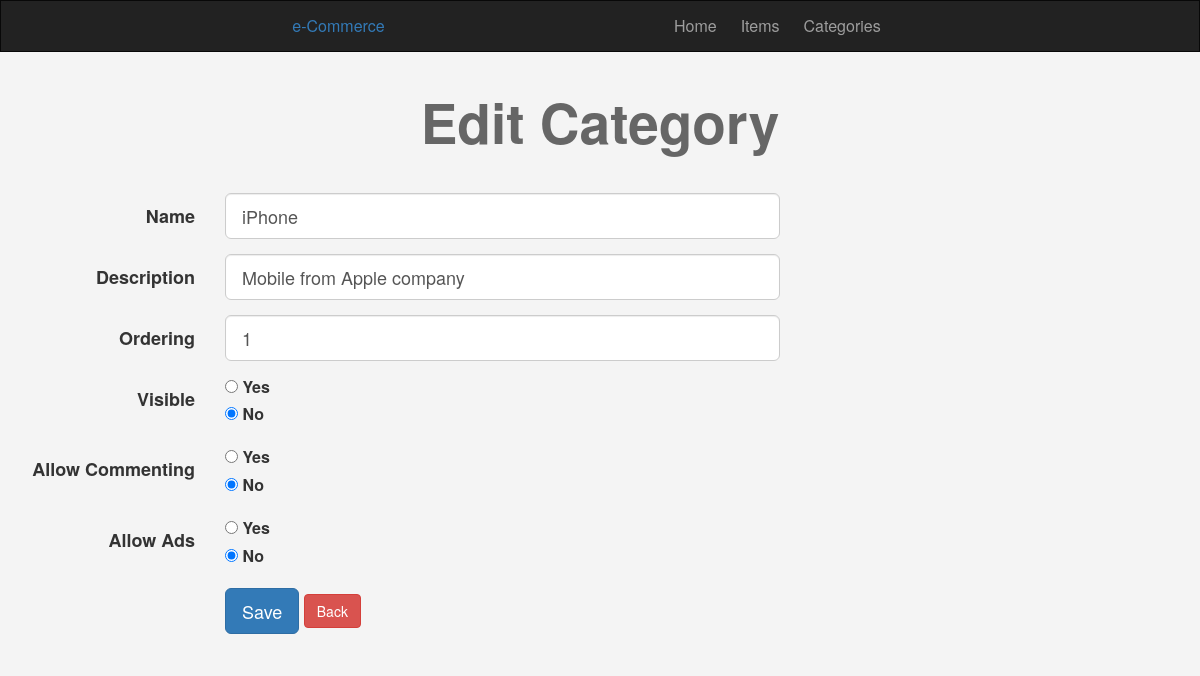
Screenshot of /admin/categories.php?do=Edit&cat_id=14 (signed in) with the database file from the repository.
### tables this page shows
CREATE TABLE `categories` (
  `id` smallint(6) NOT NULL,
  `name` varchar(100) NOT NULL,
  `description` text DEFAULT NULL,
  `ordaring` int(11) DEFAULT NULL,
  `visibility` tinyint(4) NOT NULL DEFAULT 0,
  `allow_comment` tinyint(4) NOT NULL DEFAULT 0,
  `allow_ads` tinyint(4) NOT NULL DEFAULT 0
);

### admin/includes/functions/functions.php (called while the page is built, shortened)
<?php
class Connection
{
    private $dsn = "mysql:host=localhost;dbname=ecommerce";
    private $user = "root";
    private $pass = "";
    private $options = array(
        PDO::MYSQL_ATTR_INIT_COMMAND => "SET NAMES utf8",
    );
    public $conn;
    public function __construct()
    {
        try {
            $this->conn = new PDO($this->dsn, $this->user, $this->pass, $this->options);
            $this->conn->setAttribute(PDO::ATTR_ERRMODE, PDO::ERRMODE_EXCEPTION);
        } catch (PDOException $e) {
            echo "Failed to connect " . $e->getMessage();
        }
    }
    public function fetch_data($filed, $table, $where = NULL, $value = NULL, $order = NULL, $all = NULL)
    {
        if($value == NULL) {
            if($all == NULL) {
                $stmt = $this->conn->prepare("SELECT $filed FROM $table $order");
                $stmt->execute();
                return $stmt->fetch();
            }
            elseif($all == "fetchAll") {
                $stmt = $this->conn->prepare("SELECT $filed FROM $table $order");
                $stmt->execute();
                return $stmt->fetchAll();
            }
        } else{
            if($all == NULL) {
                $stmt = $this->conn->prepare("SELECT $filed FROM $table WHERE $where = ? $order");
                $stmt->execute(array($value));
                return $stmt->fetch();
            }
            elseif($all == "fetchAll") {
                $stmt = $this->conn->prepare("SELECT $filed FROM $table WHERE $where = ? $order");
                $stmt->execute(array($value));
                return $stmt->fetchAll();
            }
        }
    }
}

### admin/categories.php (the view, shortened to what this page needs)
<?php
if(isset($_SESSION['admin'])) {
	include 'init.php';
    $category = new Category();
    $do = isset($_GET['do']) ? $_GET['do'] : 'Manage';
    if ($do == 'Manage') {
		$category = new Category();
		$categories = $category->fetch_data("*", "categories", order: 'ORDER BY ordaring', all: 'fetchAll');
		if(!empty($categories)) {
		?>
			<h1 class="text-center">Manage Categories</h1>
			<div class="container categories">
				<div class="panel panel-default">
					<div class="panel-heading">
						<i class="fa fa-edit"></i> Manage Categories
						<div class="option pull-right">
							<!-- <i class="fa fa-sort"></i> Ordering: [
							<a class="" href="?sort=asc">Asc</a> |
							<a class="" href="?sort=desc">Desc</a> ] -->
							<i class="fa fa-eye"></i> View: [
							<span class="active" data-view="full">Full</span> |
							<span data-view="classic">Classic</span> ]
						</div>
					</div>
					<div class="panel-body">
					<?php
						foreach($categories as $cat) {
					?>
						<div class='cat'>
							<div class='hidden-buttons'>
								<a href='?do=Edit&cat_id=<?= $cat['id'];?>' class='btn btn-xs btn-primary'><i class='fa fa-edit'></i> Edit</a>
								<a href='?do=Delete&cat_id=<?= $cat['id'];?>' class='confirm btn btn-xs btn-danger'><i class='fa fa-close'></i> Delete</a>
							</div>
							<h3><?= $cat['name'];?></h3>
							<div class='full-view'>
								<p><?= $cat['description'];?></p>
								<?= $cat['visibility'] == '0' ? '<span class="visibility cat-span"><i class="fa fa-eye"></i> Hidden</span>' : '';?>
								<?= $cat['allow_comment'] == '0' ? '<span class="commenting cat-span"><i class="fa fa-close"></i> Comment Disabled</span>' : '';?>
								<?= $cat['allow_ads'] == '0' ? '<span class="advertises cat-span"><i class="fa fa-close"></i> Ads Disabled</span>' : '';?>
							</div>
								<!-- <h4 class='child-head'>Child Categories</h4>
								<ul class='list-unstyled child-cats'>
									<li class='child-link'>
										<a href=''></a>
										<a href='' class='show-delete confirm'> Delete</a>
									</li>
								</ul>
		-->
						</div>
						<hr>
						<?php }?>
					</div>
				</div>
				<a class="add-category btn btn-primary" href="?do=Add"><i class="fa fa-plus"></i> Add New Category</a>
			</div>
			<?php
			} else { ?>
					<div class="container">
						<div class="nice-message">There\'s No Categories To Show</div>
						<a href="categories.php?do=Add" class="btn btn-primary">
							<i class="fa fa-plus"></i> New Category
						</a>
					</div>
					<?php }?>
    <?php } elseif ($do == 'Edit') {
        if(isset($_GET['cat_id']) && is_numeric($_GET['cat_id'])) {
            $cat_id = intval($_GET['cat_id']);
            $cat = $category->fetch_data("*", "categories", "id", $cat_id);
            if(!empty($cat)) {
        ?>
       <h1 class="text-center">Edit Category</h1>
				<div class="container">
					<form class="form-horizontal" action="?do=Update&cat_id=<?= $cat['id'];?>" method="POST">
						<div class="form-group form-group-lg">
							<label class="col-sm-2 control-label">Name</label>
							<div class="col-sm-10 col-md-6">
								<input type="text" name="name" class="form-control"  placeholder="Name Of The Category" value="<?= $cat['name'];?>" />
							</div>
						</div>
						<div class="form-group form-group-lg">
							<label class="col-sm-2 control-label">Description</label>
							<div class="col-sm-10 col-md-6">
								<input type="text" name="description" class="form-control" placeholder="Describe The Category" value="<?= $cat['description'];?>" />
							</div>
						</div>
						<div class="form-group form-group-lg">
							<label class="col-sm-2 control-label">Ordering</label>
							<div class="col-sm-10 col-md-6">
								<input type="text" name="ordering" class="form-control" placeholder="Number To Arrange The Categories" value="<?= $cat['ordaring'];?>" />
							</div>
						</div>
						<div class="form-group form-group-lg">
							<label class="col-sm-2 control-label">Visible</label>
							<div class="col-sm-10 col-md-6">
								<div>
									<input id="vis-yes" type="radio" name="visibility" value="1" <?= $cat['visibility'] == '1' ? 'checked' : '';?>/>
									<label for="vis-yes">Yes</label>
								</div>
								<div>
									<input id="vis-no" type="radio" name="visibility" value="0" <?= $cat['visibility'] == '0' ? 'checked' : '';?>/>
									<label for="vis-no">No</label>
								</div>
							</div>
						</div>
						<div class="form-group form-group-lg">
							<label class="col-sm-2 control-label">Allow Commenting</label>
							<div class="col-sm-10 col-md-6">
								<div>
									<input id="com-yes" type="radio" name="commenting" value="1" <?= $cat['allow_comment'] == '1' ? 'checked' : '';?>/>
									<label for="com-yes">Yes</label>
								</div>
								<div>
									<input id="com-no" type="radio" name="commenting" value="0" <?= $cat['allow_comment'] == '0' ? 'checked' : '';?>/>
									<label for="com-no">No</label>
								</div>
							</div>
						</div>
						<div class="form-group form-group-lg">
							<label class="col-sm-2 control-label">Allow Ads</label>
							<div class="col-sm-10 col-md-6">
								<div>
									<input id="ads-yes" type="radio" name="ads" value="1" <?= $cat['allow_ads'] == '1' ? 'checked' : '';?>/>
									<label for="ads-yes">Yes</label>
								</div>
								<div>
									<input id="ads-no" type="radio" name="ads" value="0" <?= $cat['allow_ads'] == '0' ? 'checked' : '';?>/>
									<label for="ads-no">No</label>
								</div>
							</div>
						</div>
						<div class="form-group form-group-lg">
							<div class="col-sm-offset-2 col-sm-10">
								<input type="submit" value="Save" class="btn btn-primary btn-lg" />
                                <a class="add-category btn btn-danger" href="?do=Manage">Back</a>
							</div>
						</div>
					</form>
				</div>
        <?php }
        } else{
            header("location:categories.php?do=Manage");
            exit();
        }
    } else{
        header("location:categories.php?do=Manage");
        exit();
    }
	include $tpl . 'footer.php';
} else {
	header("location: index.php");
	exit();
}

### admin/layout/css/backend.css (style rules this page uses)
body { background-color: #F4F4F4; font-size: 16px; }
.form-control { position: relative; }
h1 { font-size: 55px; margin: 40px 0; font-weight: bold; color: #666; }

### rows the page displays
categories: name "iPhone", description "Mobile from Apple company", ordering "1", visibility "☐ Yes", visibility "☑ No", allow_comment "☐ Yes", allow_comment "☑ No", allow_ads "☐ Yes", allow_ads "☑ No"
